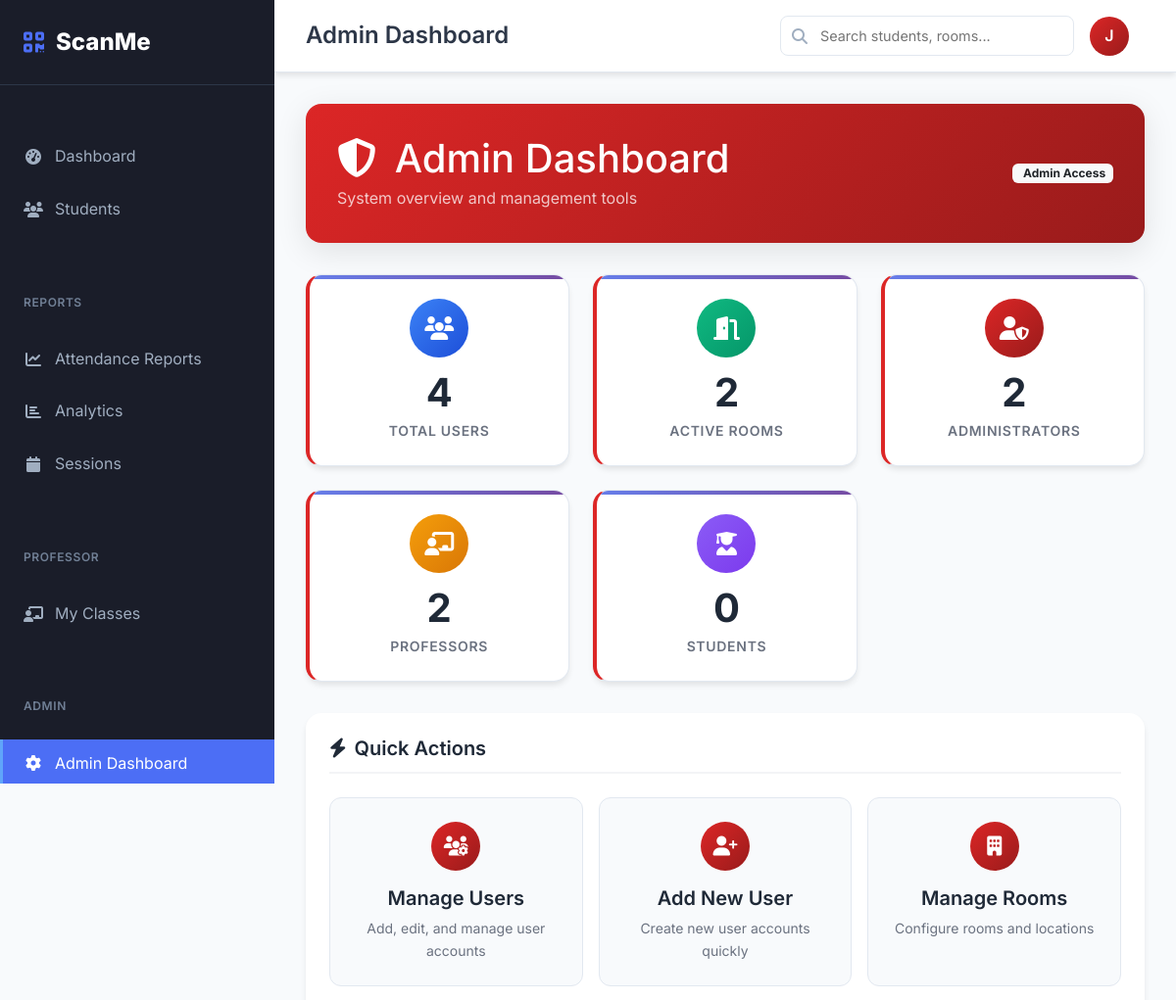
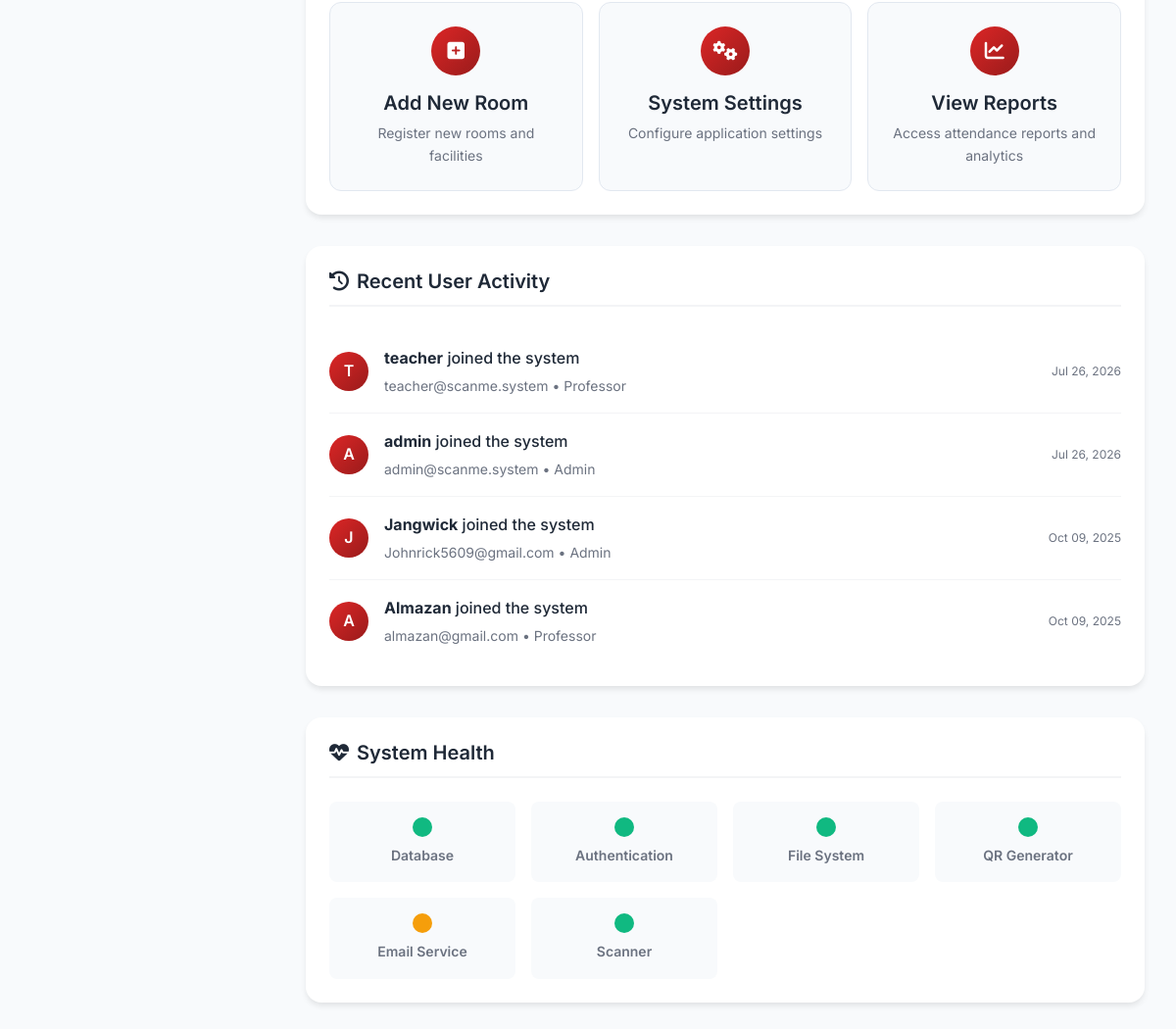
The app's page /admin/ (signed in) with its own data (2 pictures, top to bottom).
### app/models/user_model.py (models this page shows, shortened)
class User(UserMixin, db.Model):
    __tablename__ = 'users'
    id = db.Column(db.Integer, primary_key=True)
    username = db.Column(db.String(80), unique=True, nullable=False, index=True)
    email = db.Column(db.String(120), unique=True, nullable=False, index=True)
    password = db.Column(db.String(255), nullable=False)
    role = db.Column(db.String(20), nullable=False, default='student')  # admin, student, professor
    is_active = db.Column(db.Boolean, default=True, nullable=False)
    created_at = db.Column(db.DateTime, default=datetime.utcnow)
    last_login = db.Column(db.DateTime)
    attendance_records = db.relationship('AttendanceRecord', backref='scanned_by_user', lazy=True,
                                       foreign_keys='AttendanceRecord.scanned_by')
    time_in_records = db.relationship('AttendanceRecord', backref='time_in_scanned_by_user', lazy=True,
                                    foreign_keys='AttendanceRecord.time_in_scanned_by')
    time_out_records = db.relationship('AttendanceRecord', backref='time_out_scanned_by_user', lazy=True,
                                     foreign_keys='AttendanceRecord.time_out_scanned_by')
    def is_admin(self):
        return self.role == 'admin'
    def is_professor(self):
        return self.role == 'professor'
    def can_manage_students(self):
        return self.role in ['admin', 'professor']
    def can_view_reports(self):
        return self.role in ['admin', 'professor']
    def get_display_name(self):
        return self.username.title()

### app/routes/admin_routes.py (the view)
@admin_bp.route('/')
@login_required
@requires_admin
def dashboard():
    try:
        stats = {
            'total_users': User.query.filter_by(is_active=True).count(),
            'total_rooms': Room.query.filter_by(is_active=True).count(),
            'admin_count': User.query.filter_by(role='admin', is_active=True).count(),
            'professor_count': User.query.filter_by(role='professor', is_active=True).count(),
            'student_count': User.query.filter_by(role='student', is_active=True).count()
        }
        recent_users = User.query.order_by(User.created_at.desc()).limit(5).all()
        return render_template('admin/dashboard.html', stats=stats, recent_users=recent_users)
    except Exception as e:
        flash(f'Error loading admin dashboard: {str(e)}', 'error')
        return render_template('admin/dashboard.html', stats={}, recent_users=[])

### app/templates/admin/dashboard.html (shortened to what this page needs)
{% extends "dashboard_base.html" %}
{% block page_title %}Admin Dashboard{% endblock %}
{% block content %}
<div class="admin-header">
    <div class="d-flex justify-content-between align-items-center">
        <div>
            <h1 class="mb-1">
                <i class="fas fa-shield-alt me-2"></i>
                Admin Dashboard
            </h1>
            <p class="mb-0 opacity-75">System overview and management tools</p>
        </div>
        <div class="d-flex gap-2">
            <span class="badge bg-light text-dark">
                Admin Access
            </span>
        </div>
    </div>
</div>
<div class="admin-stats">
    <div class="stat-card">
        <div class="stat-icon users">
            <i class="fas fa-users"></i>
        </div>
        <p class="stat-value">{{ stats.total_users or 0 }}</p>
        <p class="stat-label">Total Users</p>
    </div>
    <div class="stat-card">
        <div class="stat-icon rooms">
            <i class="fas fa-door-open"></i>
        </div>
        <p class="stat-value">{{ stats.total_rooms or 0 }}</p>
        <p class="stat-label">Active Rooms</p>
    </div>
    <div class="stat-card">
        <div class="stat-icon admins">
            <i class="fas fa-user-shield"></i>
        </div>
        <p class="stat-value">{{ stats.admin_count or 0 }}</p>
        <p class="stat-label">Administrators</p>
    </div>
    <div class="stat-card">
        <div class="stat-icon professors">
            <i class="fas fa-chalkboard-teacher"></i>
        </div>
        <p class="stat-value">{{ stats.professor_count or 0 }}</p>
        <p class="stat-label">Professors</p>
    </div>
    <div class="stat-card">
        <div class="stat-icon students">
            <i class="fas fa-user-graduate"></i>
        </div>
        <p class="stat-value">{{ stats.student_count or 0 }}</p>
        <p class="stat-label">Students</p>
    </div>
</div>
<div class="quick-actions">
    <h3 class="section-title">
        <i class="fas fa-bolt"></i>
        Quick Actions
    </h3>
    <div class="actions-grid">
        <a href="{{ url_for('admin.manage_users') }}" class="action-card">
            <div class="action-icon">
                <i class="fas fa-users-cog"></i>
            </div>
            <h5 class="action-title">Manage Users</h5>
            <p class="action-desc">Add, edit, and manage user accounts</p>
        </a>
        <a href="{{ url_for('admin.add_user') }}" class="action-card">
            <div class="action-icon">
                <i class="fas fa-user-plus"></i>
            </div>
            <h5 class="action-title">Add New User</h5>
            <p class="action-desc">Create new user accounts quickly</p>
        </a>
        <a href="{{ url_for('admin.manage_rooms') }}" class="action-card">
            <div class="action-icon">
                <i class="fas fa-building"></i>
            </div>
            <h5 class="action-title">Manage Rooms</h5>
            <p class="action-desc">Configure rooms and locations</p>
        </a>
        <a href="{{ url_for('admin.add_room') }}" class="action-card">
            <div class="action-icon">
                <i class="fas fa-plus-square"></i>
            </div>
            <h5 class="action-title">Add New Room</h5>
            <p class="action-desc">Register new rooms and facilities</p>
        </a>
        <a href="{{ url_for('admin.system_settings') }}" class="action-card">
            <div class="action-icon">
                <i class="fas fa-cogs"></i>
            </div>
            <h5 class="action-title">System Settings</h5>
            <p class="action-desc">Configure application settings</p>
        </a>
        <a href="{{ url_for('attendance.reports') }}" class="action-card">
            <div class="action-icon">
                <i class="fas fa-chart-line"></i>
            </div>
            <h5 class="action-title">View Reports</h5>
            <p class="action-desc">Access attendance reports and analytics</p>
        </a>
    </div>
</div>
<div class="recent-activity">
    <h3 class="section-title">
        <i class="fas fa-history"></i>
        Recent User Activity
    </h3>
    {% if recent_users %}
    <ul class="activity-list">
        {% for user in recent_users %}
        <li class="activity-item">
            <div class="user-avatar">
                {{ user.username[0].upper() if user.username else 'U' }}
            </div>
            <div class="activity-content">
                <p class="activity-text">
                    <strong>{{ user.username or 'Unknown User' }}</strong> joined the system
                </p>
                <p class="activity-meta">
                    {{ user.email }} • {{ user.role.title() if user.role else 'No Role' }}
                </p>
            </div>
            <div class="activity-time">
                {{ user.created_at.strftime('%b %d, %Y') if user.created_at else 'Unknown' }}
            </div>
        </li>
        {% endfor %}
    </ul>
    {% else %}
    <div class="text-center py-4 text-muted">
        <i class="fas fa-users fa-2x mb-2 opacity-50"></i>
        <p>No recent user activity to display</p>
    </div>
    {% endif %}
</div>
<div class="system-health">
    <h3 class="section-title">
        <i class="fas fa-heartbeat"></i>
        System Health
    </h3>
    <div class="health-grid">
        <div class="health-item">
            <div class="health-status status-good"></div>
            <div class="health-label">Database</div>
        </div>
        <div class="health-item">
            <div class="health-status status-good"></div>
            <div class="health-label">Authentication</div>
        </div>
        <div class="health-item">
            <div class="health-status status-good"></div>
            <div class="health-label">File System</div>
        </div>
        <div class="health-item">
            <div class="health-status status-good"></div>
            <div class="health-label">QR Generator</div>
        </div>
        <div class="health-item">
            <div class="health-status status-warning"></div>
            <div class="health-label">Email Service</div>
        </div>
        <div class="health-item">
            <div class="health-status status-good"></div>
            <div class="health-label">Scanner</div>
        </div>
    </div>
</div>
{% endblock %}

### app/templates/dashboard_base.html (shortened to what this page needs)
<!DOCTYPE html>
<html lang="en">
<head>
    <link href="https://cdn.jsdelivr.net/npm/bootstrap@5.3.3/dist/css/bootstrap.min.css" rel="stylesheet">
    <script src="https://cdn.tailwindcss.com"></script>
    <link rel="stylesheet" href="https://cdnjs.cloudflare.com/ajax/libs/font-awesome/6.6.0/css/all.min.css">
</head>
<body>
    <nav class="sidebar" id="sidebar">
        <a href="{{ url_for('main.index') }}" class="sidebar-brand">
            <i class="fas fa-qrcode"></i>
            ScanMe
        </a>
        <div class="nav-group">
            <ul class="sidebar-nav">
                <li class="nav-item">
                    <a href="{{ url_for('main.dashboard') }}" class="nav-link {{ 'active' if request.endpoint == 'main.dashboard' }}">
                        <i class="fas fa-tachometer-alt"></i>
                        Dashboard
                    </a>
                </li>
                {% if current_user.can_manage_students() %}
                <li class="nav-item">
                    <a href="{{ url_for('students.list_students') }}" class="nav-link {{ 'active' if 'students' in request.endpoint }}">
                        <i class="fas fa-users"></i>
                        Students
                    </a>
                </li>
                {% endif %}
            </ul>
        </div>
        {% if current_user.can_view_reports() %}
        <div class="nav-group">
            <div class="nav-group-title">Reports</div>
            <ul class="sidebar-nav">
                <li class="nav-item">
                    <a href="{{ url_for('attendance.reports') }}" class="nav-link {{ 'active' if request.endpoint == 'attendance.reports' }}">
                        <i class="fas fa-chart-line"></i>
                        Attendance Reports
                    </a>
                </li>
                <li class="nav-item">
                    <a href="{{ url_for('attendance.analytics') }}" class="nav-link {{ 'active' if request.endpoint == 'attendance.analytics' }}">
                        <i class="fas fa-chart-bar"></i>
                        Analytics
                    </a>
                </li>
                <li class="nav-item">
                    <a href="{{ url_for('attendance.manage_sessions') }}" class="nav-link {{ 'active' if request.endpoint == 'attendance.manage_sessions' }}">
                        <i class="fas fa-calendar"></i>
                        Sessions
                    </a>
                </li>
            </ul>
        </div>
        {% endif %}
        {% if current_user.is_professor() or current_user.is_admin() %}
        <div class="nav-group">
            <div class="nav-group-title">Professor</div>
            <ul class="sidebar-nav">
                <li class="nav-item">
                    <a href="{{ url_for('professor.dashboard') }}" class="nav-link {{ 'active' if request.endpoint == 'professor.dashboard' }}">
                        <i class="fas fa-chalkboard-teacher"></i>
                        My Classes
                    </a>
                </li>
            </ul>
        </div>
        {% endif %}
        {% if current_user.is_admin() %}
        <div class="nav-group">
            <div class="nav-group-title">Admin</div>
            <ul class="sidebar-nav">
                <li class="nav-item">
                    <a href="{{ url_for('admin.dashboard') }}" class="nav-link {{ 'active' if request.endpoint == 'admin.dashboard' }}">
                        <i class="fas fa-cog"></i>
                        Admin Dashboard
                    </a>
                </li>
            </ul>
        </div>
        {% endif %}
    </nav>
    <main class="main-content">
        <header class="topbar">
            <div class="d-flex align-items-center">
                <h1 class="page-title">{% block page_title %}Dashboard{% endblock %}</h1>
            </div>
            <div class="topbar-actions">
                <div class="search-box">
                    <i class="fas fa-search"></i>
                    <input type="text" placeholder="Search students, rooms..." id="globalSearch">
                </div>
                <div class="user-dropdown dropdown">
                    <div class="user-avatar" data-bs-toggle="dropdown" aria-expanded="false">
                        {{ current_user.username[0].upper() }}
                    </div>
                </div>
            </div>
        </header>
        <div class="content-area">
            {% block content %}{% endblock %}
        </div>
    </main>
</body>
</html>

### records on screen
User: username "J", username "Jangwick", email "Johnrick5609@gmail.com", role "Admin", created_at "Oct 09, 2025"
User: username "T", username "teacher", email "teacher@scanme.system", role "Professor", created_at "Jul 26, 2026"
User: username "A", username "admin", email "admin@scanme.system", role "Admin", created_at "Jul 26, 2026"
User: username "A", username "Almazan", email "almazan@gmail.com", role "Professor", created_at "Oct 09, 2025"

### other values on screen
{{ stats.total_users or 0 }} "4"
{{ stats.total_rooms or 0 }} "2"
{{ stats.admin_count or 0 }} "2"
{{ stats.professor_count or 0 }} "2"
{{ stats.student_count or 0 }} "0"
